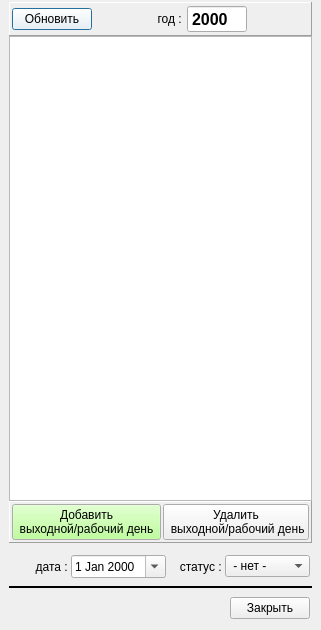
<?xml version="1.0" encoding="UTF-8"?>
<ui version="4.0">
 <class>work_calendar_wnd</class>
 <widget class="QDialog" name="work_calendar_wnd">
  <property name="geometry">
   <rect>
    <x>0</x>
    <y>0</y>
    <width>313</width>
    <height>630</height>
   </rect>
  </property>
  <property name="minimumSize">
   <size>
    <width>0</width>
    <height>630</height>
   </size>
  </property>
  <property name="windowTitle">
   <string>Рабочий календарь на год</string>
  </property>
  <layout class="QVBoxLayout" name="verticalLayout">
   <property name="spacing">
    <number>0</number>
   </property>
   <property name="leftMargin">
    <number>9</number>
   </property>
   <property name="topMargin">
    <number>2</number>
   </property>
   <property name="rightMargin">
    <number>9</number>
   </property>
   <property name="bottomMargin">
    <number>9</number>
   </property>
   <item>
    <widget class="QFrame" name="frame">
     <property name="frameShape">
      <enum>QFrame::Panel</enum>
     </property>
     <property name="frameShadow">
      <enum>QFrame::Raised</enum>
     </property>
     <layout class="QHBoxLayout" name="horizontalLayout">
      <property name="spacing">
       <number>2</number>
      </property>
      <property name="leftMargin">
       <number>2</number>
      </property>
      <property name="topMargin">
       <number>2</number>
      </property>
      <property name="rightMargin">
       <number>2</number>
      </property>
      <property name="bottomMargin">
       <number>2</number>
      </property>
      <item>
       <widget class="QPushButton" name="bn_refresh">
        <property name="palette">
         <palette>
          <active>
           <colorrole role="Button">
            <brush brushstyle="SolidPattern">
             <color alpha="255">
              <red>255</red>
              <green>255</green>
              <blue>255</blue>
             </color>
            </brush>
           </colorrole>
          </active>
          <inactive>
           <colorrole role="Button">
            <brush brushstyle="SolidPattern">
             <color alpha="255">
              <red>255</red>
              <green>255</green>
              <blue>255</blue>
             </color>
            </brush>
           </colorrole>
          </inactive>
          <disabled>
           <colorrole role="Button">
            <brush brushstyle="SolidPattern">
             <color alpha="255">
              <red>255</red>
              <green>255</green>
              <blue>255</blue>
             </color>
            </brush>
           </colorrole>
          </disabled>
         </palette>
        </property>
        <property name="text">
         <string>Обновить</string>
        </property>
        <property name="icon">
         <iconset resource="_inko_pol2_res.qrc">
          <normaloff>:/refresh.png</normaloff>:/refresh.png</iconset>
        </property>
       </widget>
      </item>
      <item>
       <spacer name="horizontalSpacer">
        <property name="orientation">
         <enum>Qt::Horizontal</enum>
        </property>
        <property name="sizeHint" stdset="0">
         <size>
          <width>40</width>
          <height>20</height>
         </size>
        </property>
       </spacer>
      </item>
      <item>
       <widget class="QLabel" name="label_5">
        <property name="text">
         <string>год : </string>
        </property>
        <property name="alignment">
         <set>Qt::AlignRight|Qt::AlignTrailing|Qt::AlignVCenter</set>
        </property>
       </widget>
      </item>
      <item>
       <widget class="QSpinBox" name="spin_year">
        <property name="minimumSize">
         <size>
          <width>60</width>
          <height>0</height>
         </size>
        </property>
        <property name="font">
         <font>
          <family>Arial</family>
          <pointsize>12</pointsize>
          <weight>75</weight>
          <bold>true</bold>
         </font>
        </property>
        <property name="buttonSymbols">
         <enum>QAbstractSpinBox::NoButtons</enum>
        </property>
        <property name="minimum">
         <number>1900</number>
        </property>
        <property name="maximum">
         <number>3000</number>
        </property>
        <property name="value">
         <number>2000</number>
        </property>
       </widget>
      </item>
      <item>
       <spacer name="horizontalSpacer_4">
        <property name="orientation">
         <enum>Qt::Horizontal</enum>
        </property>
        <property name="sizeHint" stdset="0">
         <size>
          <width>40</width>
          <height>20</height>
         </size>
        </property>
       </spacer>
      </item>
     </layout>
    </widget>
   </item>
   <item>
    <widget class="QTableView" name="tableView">
     <property name="selectionMode">
      <enum>QAbstractItemView::SingleSelection</enum>
     </property>
     <property name="selectionBehavior">
      <enum>QAbstractItemView::SelectRows</enum>
     </property>
     <attribute name="horizontalHeaderMinimumSectionSize">
      <number>20</number>
     </attribute>
     <attribute name="verticalHeaderDefaultSectionSize">
      <number>20</number>
     </attribute>
    </widget>
   </item>
   <item>
    <widget class="QFrame" name="frame_2">
     <property name="frameShape">
      <enum>QFrame::Panel</enum>
     </property>
     <property name="frameShadow">
      <enum>QFrame::Raised</enum>
     </property>
     <layout class="QHBoxLayout" name="horizontalLayout_2">
      <property name="spacing">
       <number>2</number>
      </property>
      <property name="leftMargin">
       <number>2</number>
      </property>
      <property name="topMargin">
       <number>2</number>
      </property>
      <property name="rightMargin">
       <number>2</number>
      </property>
      <property name="bottomMargin">
       <number>2</number>
      </property>
      <item>
       <widget class="QPushButton" name="bn_add_day">
        <property name="palette">
         <palette>
          <active>
           <colorrole role="Button">
            <brush brushstyle="SolidPattern">
             <color alpha="255">
              <red>170</red>
              <green>255</green>
              <blue>127</blue>
             </color>
            </brush>
           </colorrole>
          </active>
          <inactive>
           <colorrole role="Button">
            <brush brushstyle="SolidPattern">
             <color alpha="255">
              <red>170</red>
              <green>255</green>
              <blue>127</blue>
             </color>
            </brush>
           </colorrole>
          </inactive>
          <disabled>
           <colorrole role="Button">
            <brush brushstyle="SolidPattern">
             <color alpha="255">
              <red>170</red>
              <green>255</green>
              <blue>127</blue>
             </color>
            </brush>
           </colorrole>
          </disabled>
         </palette>
        </property>
        <property name="text">
         <string>Добавить
 выходной/рабочий день </string>
        </property>
       </widget>
      </item>
      <item>
       <spacer name="horizontalSpacer_2">
        <property name="orientation">
         <enum>Qt::Horizontal</enum>
        </property>
        <property name="sizeHint" stdset="0">
         <size>
          <width>40</width>
          <height>20</height>
         </size>
        </property>
       </spacer>
      </item>
      <item>
       <widget class="QPushButton" name="bn_delete_day">
        <property name="text">
         <string>Удалить
 выходной/рабочий день</string>
        </property>
       </widget>
      </item>
     </layout>
    </widget>
   </item>
   <item>
    <widget class="Line" name="line">
     <property name="minimumSize">
      <size>
       <width>0</width>
       <height>10</height>
      </size>
     </property>
     <property name="frameShadow">
      <enum>QFrame::Raised</enum>
     </property>
     <property name="lineWidth">
      <number>0</number>
     </property>
     <property name="orientation">
      <enum>Qt::Horizontal</enum>
     </property>
    </widget>
   </item>
   <item>
    <layout class="QHBoxLayout" name="horizontalLayout_3">
     <property name="leftMargin">
      <number>2</number>
     </property>
     <property name="topMargin">
      <number>2</number>
     </property>
     <property name="rightMargin">
      <number>2</number>
     </property>
     <property name="bottomMargin">
      <number>2</number>
     </property>
     <item>
      <widget class="QLabel" name="label">
       <property name="minimumSize">
        <size>
         <width>50</width>
         <height>0</height>
        </size>
       </property>
       <property name="text">
        <string>дата : </string>
       </property>
       <property name="alignment">
        <set>Qt::AlignRight|Qt::AlignTrailing|Qt::AlignVCenter</set>
       </property>
      </widget>
     </item>
     <item>
      <widget class="QDateEdit" name="date_date">
       <property name="calendarPopup">
        <bool>true</bool>
       </property>
      </widget>
     </item>
     <item>
      <widget class="QLabel" name="label_2">
       <property name="minimumSize">
        <size>
         <width>50</width>
         <height>0</height>
        </size>
       </property>
       <property name="text">
        <string>статус : </string>
       </property>
       <property name="alignment">
        <set>Qt::AlignRight|Qt::AlignTrailing|Qt::AlignVCenter</set>
       </property>
      </widget>
     </item>
     <item>
      <widget class="QComboBox" name="combo_status">
       <item>
        <property name="text">
         <string> - нет - </string>
        </property>
       </item>
       <item>
        <property name="text">
         <string>выходной</string>
        </property>
       </item>
       <item>
        <property name="text">
         <string>рабочий</string>
        </property>
       </item>
      </widget>
     </item>
    </layout>
   </item>
   <item>
    <widget class="Line" name="line_3">
     <property name="minimumSize">
      <size>
       <width>0</width>
       <height>15</height>
      </size>
     </property>
     <property name="frameShadow">
      <enum>QFrame::Plain</enum>
     </property>
     <property name="lineWidth">
      <number>2</number>
     </property>
     <property name="orientation">
      <enum>Qt::Horizontal</enum>
     </property>
    </widget>
   </item>
   <item>
    <layout class="QHBoxLayout" name="horizontalLayout_4">
     <property name="spacing">
      <number>2</number>
     </property>
     <property name="leftMargin">
      <number>2</number>
     </property>
     <property name="topMargin">
      <number>2</number>
     </property>
     <property name="rightMargin">
      <number>2</number>
     </property>
     <property name="bottomMargin">
      <number>2</number>
     </property>
     <item>
      <spacer name="horizontalSpacer_3">
       <property name="orientation">
        <enum>Qt::Horizontal</enum>
       </property>
       <property name="sizeHint" stdset="0">
        <size>
         <width>40</width>
         <height>20</height>
        </size>
       </property>
      </spacer>
     </item>
     <item>
      <widget class="QPushButton" name="bn_close">
       <property name="text">
        <string>Закрыть</string>
       </property>
      </widget>
     </item>
    </layout>
   </item>
  </layout>
 </widget>
 <resources>
  <include location="_inko_pol2_res.qrc"/>
 </resources>
 <connections/>
</ui>
